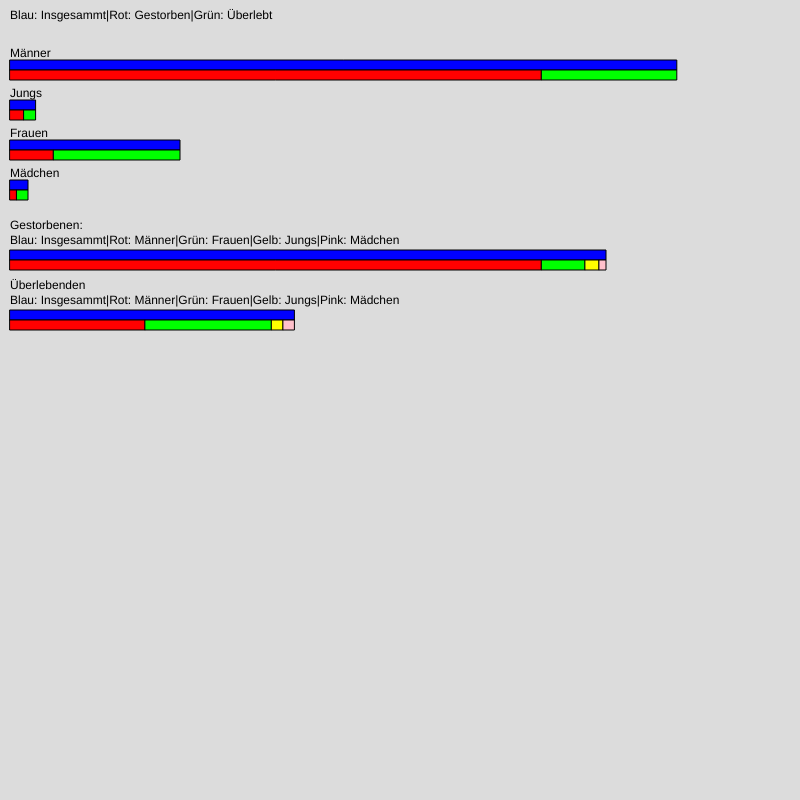
Frame 1 (no input)
Frame 60 (no input): identical to frame 1, image omitted
Frame 120 (the mouse pressed at the canvas centre since frame 60): identical to frame 1, image omitted

The p5.js sketch that drew this single still picture (run headless with seeded random() and noise() and a simulated clock; from frame 60 on, the mouse is pressed at the canvas centre):

// p5.js sketch
// ── sketch.js
let dead_men = 118 + 154 + 387 + 670
let survived_men = 57 + 14 + 75 + 192
let dead_boys = 0 + 0 + 35 + 0
let survived_boys = 5 + 11 + 13 + 0

let dead_women = 4 + 13 + 89 + 3
let survived_women = 140 + 80 + 76 + 20
let dead_girls = 0 + 0 + 17 + 0
let survived_girls = 1 + 13 + 14 + 0
let scale = 0.4

function setup() {
    createCanvas(800, 800);

}

function draw() {

    background(220)
    fill(0)
    text("Blau: Insgesammt|Rot: Gestorben|Grün: Überlebt", 10, 10, 800, 15)
    drawBars('Männer', 10, 40, dead_men, survived_men)
    drawBars('Jungs', 10, 80, dead_boys, survived_boys)
    drawBars('Frauen', 10, 120, dead_women, survived_women)
    drawBars('Mädchen', 10, 160, dead_girls, survived_girls)
    drawBars2('Gestorbenen:', 'Blau: Insgesammt|Rot: Männer|Grün: Frauen|Gelb: Jungs|Pink: Mädchen', 10, 220, dead_men, dead_women, dead_boys, dead_girls)
    drawBars2('Überlebenden', 'Blau: Insgesammt|Rot: Männer|Grün: Frauen|Gelb: Jungs|Pink: Mädchen', 10, 280, survived_men, survived_women, survived_boys, survived_girls)
}

function drawBars(title, x, y, n1, n2) {
    fill(0)
    text(title, x, y + 8, 200, 20)
    fill(0, 0, 255)
    rect(x, y + 20, (n1 + n2) * scale, 10)
    fill(255, 0, 0)
    rect(x, y + 30, n1 * scale, 10)
    fill(0, 255, 0)
    rect(x + (n1 * scale), y + 30, n2 * scale, 10)
}

function drawBars2(title, desc, x, y, n1, n2, n3, n4) {
    fill(0)
    text(title, x, y, 800, 15)
    text(desc, x, y + 15, 800, 15)
    fill(0, 0, 255)
    rect(x, y + 30, (n1 + n2 + n3 + n4) * scale, 10)

    fill(255, 0, 0)
    rect(x, y + 40, n1 * scale, 10)
    fill(0, 255, 0)
    rect(x + (n1 * scale), y + 40, n2 * scale, 10)
    fill(255, 255, 0)
    rect(x + ((n1 + n2) * scale), y + 40, n3 * scale, 10)
    fill(255, 192, 203)
    rect(x + ((n1 + n2 + n3) * scale), y + 40, n4 * scale, 10)
}
